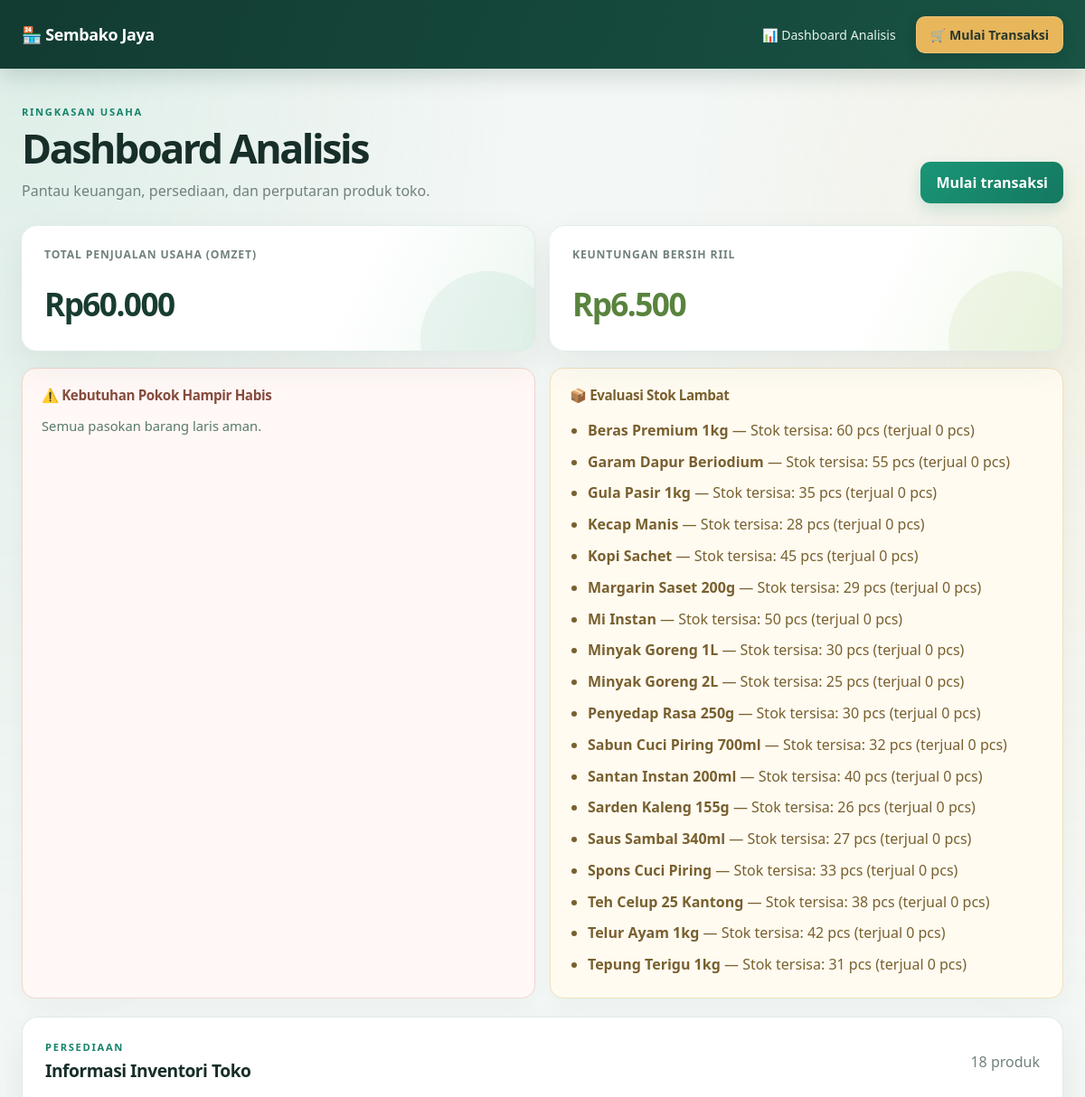
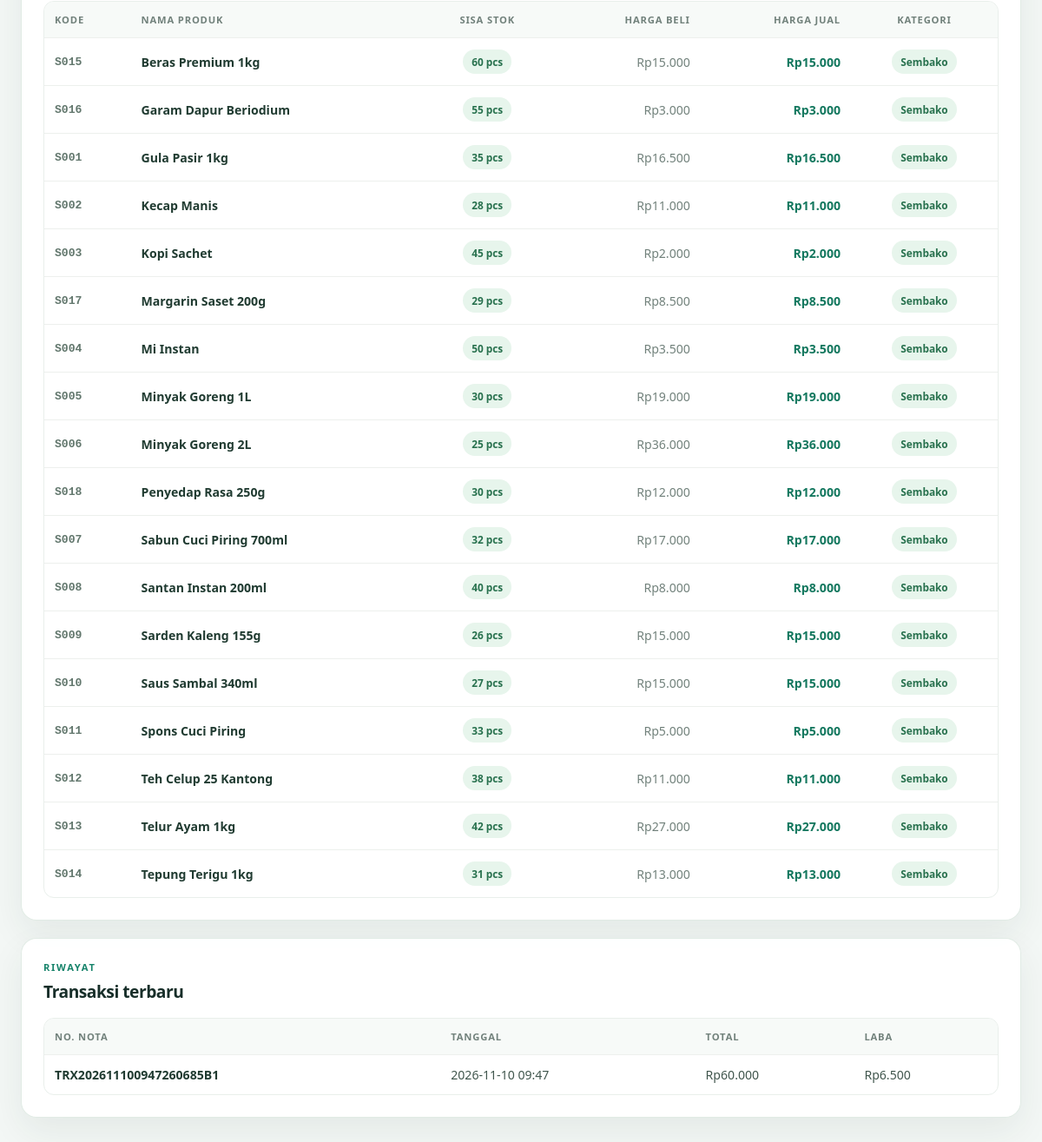
/dashboard, run on the app's committed database (2 pictures, top to bottom).
### tables this page shows
CREATE TABLE produk (
                kode TEXT PRIMARY KEY,
                nama TEXT NOT NULL,
                stok INTEGER NOT NULL CHECK (stok >= 0),
                min_stok INTEGER NOT NULL CHECK (min_stok >= 0),
                harga_beli REAL NOT NULL,
                harga_jual REAL NOT NULL,
                terjual INTEGER NOT NULL DEFAULT 0 CHECK (terjual >= 0),
                kategori TEXT NOT NULL
            );

CREATE TABLE transaksi (
                nota TEXT PRIMARY KEY,
                tanggal TEXT NOT NULL,
                total REAL NOT NULL,
                laba REAL NOT NULL,
                keranjang_json TEXT NOT NULL
            );

### toko_kelontong/app.py (the view)
@app.get("/dashboard")
def dashboard():
    conn = get_db_connection()
    try:
        produk_list = conn.execute("SELECT * FROM produk ORDER BY nama").fetchall()
        transaksi_list = conn.execute(
            "SELECT * FROM transaksi ORDER BY tanggal DESC, nota DESC"
        ).fetchall()
    finally:
        conn.close()
    stok_kritis = [product for product in produk_list if product["stok"] <= product["min_stok"]]
    dead_stock = [
        product for product in produk_list if product["terjual"] <= 5 and product["stok"] > 20
    ]
    return render_template(
        "index.html",
        barang=produk_list,
        stok_kritis=stok_kritis,
        dead_stock=dead_stock,
        total_omset=sum(trx["total"] for trx in transaksi_list),
        total_laba=sum(trx["laba"] for trx in transaksi_list),
        transaksi=transaksi_list,
    )

### toko_kelontong/app.py (called while the page is built)
def get_db_connection():
    os.makedirs(app.instance_path, exist_ok=True)
    conn = sqlite3.connect(app.config["DATABASE"], timeout=10)
    conn.row_factory = sqlite3.Row
    return conn

@app.template_filter("rupiah")
def rupiah(amount):
    return f"Rp{amount:,.0f}".replace(",", ".")

### toko_kelontong/templates/index.html (shortened to what this page needs)
{% extends "base.html" %}
{% block content %}
  <section class="section-heading">
    <div>
      <div class="eyebrow">Ringkasan usaha</div>
      <h1>Dashboard Analisis</h1>
      <p class="muted">Pantau keuangan, persediaan, dan perputaran produk toko.</p>
    </div>
    <a class="button" href="{{ url_for('kasir') }}">Mulai transaksi</a>
  </section>
  <section class="financial-grid" aria-label="Ringkasan keuangan">
    <article class="financial-card sales-card">
      <h2>Total Penjualan Usaha (Omzet)</h2>
      <p>{{ total_omset|rupiah }}</p>
    </article>
    <article class="financial-card profit-card">
      <h2>Keuntungan Bersih Riil</h2>
      <p>{{ total_laba|rupiah }}</p>
    </article>
  </section>
  <section class="alerts-grid" aria-label="Peringatan inventori">
    <article class="inventory-alert critical-alert">
      <h2>⚠️ Kebutuhan Pokok Hampir Habis</h2>
      {% if stok_kritis %}
        <ul>
          {% for p in stok_kritis %}
            <li><strong>{{ p.nama }}</strong> — Sisa di rak: <strong>{{ p.stok }}</strong> pcs (batas minimal: {{ p.min_stok }})</li>
          {% endfor %}
        </ul>
      {% else %}
        <p class="alert-empty">Semua pasokan barang laris aman.</p>
      {% endif %}
    </article>
    <article class="inventory-alert slow-alert">
      <h2>📦 Evaluasi Stok Lambat</h2>
      {% if dead_stock %}
        <ul>
          {% for p in dead_stock %}
            <li><strong>{{ p.nama }}</strong> — Stok tersisa: {{ p.stok }} pcs (terjual {{ p.terjual }} pcs)</li>
          {% endfor %}
        </ul>
      {% else %}
        <p class="alert-empty">Tidak ada modal menumpuk pada barang lambat.</p>
      {% endif %}
    </article>
  </section>
  <section class="panel inventory-panel">
    <div class="section-heading compact">
      <div>
        <div class="eyebrow">Persediaan</div>
        <h2>Informasi Inventori Toko</h2>
      </div>
      <span class="muted">{{ barang|length }} produk</span>
    </div>
    <div class="table-wrap">
      <table>
        <thead>
          <tr>
            <th>Kode</th>
            <th>Nama produk</th>
            <th class="text-center">Sisa stok</th>
            <th class="text-right">Harga beli</th>
            <th class="text-right">Harga jual</th>
            <th class="text-center">Kategori</th>
          </tr>
        </thead>
        <tbody>
          {% for p in barang %}
            <tr>
              <td class="product-code">{{ p.kode }}</td>
              <td><strong>{{ p.nama }}</strong></td>
              <td class="text-center">
                <span class="badge {{ 'warning' if p.stok <= p.min_stok else 'normal' }}">{{ p.stok }} pcs</span>
              </td>
              <td class="text-right muted">{{ p.harga_beli|rupiah }}</td>
              <td class="text-right price-cell">{{ p.harga_jual|rupiah }}</td>
              <td class="text-center">
                <span class="badge {{ 'normal' if p.kategori == 'Sembako' else 'kitchen-badge' if p.kategori == 'Kebutuhan Dapur' else 'spice-badge' if p.kategori == 'Bumbu Dapur' else 'food-badge' }}">{{ p.kategori }}</span>
              </td>
            </tr>
          {% else %}
            <tr><td colspan="6" class="muted">Belum ada produk di inventori.</td></tr>
          {% endfor %}
        </tbody>
      </table>
    </div>
  </section>
  <section class="panel transaction-panel">
    <div class="eyebrow">Riwayat</div>
    <h2>Transaksi terbaru</h2>
    <div class="table-wrap">
      <table>
        <thead><tr><th>No. nota</th><th>Tanggal</th><th>Total</th><th>Laba</th></tr></thead>
        <tbody>
          {% for trx in transaksi %}
            <tr>
              <td><strong>{{ trx.nota }}</strong></td>
              <td>{{ trx.tanggal }}</td>
              <td>{{ trx.total|rupiah }}</td>
              <td>{{ trx.laba|rupiah }}</td>
            </tr>
          {% else %}
            <tr><td colspan="4" class="muted">Belum ada transaksi penjualan.</td></tr>
          {% endfor %}
        </tbody>
      </table>
    </div>
  </section>
{% endblock %}

### toko_kelontong/templates/base.html (shortened to what this page needs)
<!doctype html>
<html lang="id">
<head>
</head>
<body>
  <header class="topbar no-print">
    <nav class="nav container" aria-label="Navigasi utama">
      <a class="brand" href="{{ url_for('dashboard') }}">🏪 Sembako Jaya</a>
      <div class="nav-links">
        <a href="{{ url_for('dashboard') }}">📊 Dashboard Analisis</a>
        <a class="nav-cta" href="{{ url_for('kasir') }}">🛒 Mulai Transaksi</a>
      </div>
    </nav>
  </header>
  <main class="container main-content">
    {% block content %}{% endblock %}
  </main>
</body>
</html>

### data on the page
produk: nama "Beras Premium 1kg", stok "60", terjual "0", kode "S015", harga_beli|rupiah "Rp15.000", harga_jual|rupiah "Rp15.000", kategori "Sembako"
produk: nama "Garam Dapur Beriodium", stok "55", terjual "0", kode "S016", harga_beli|rupiah "Rp3.000", harga_jual|rupiah "Rp3.000", kategori "Sembako"
produk: nama "Gula Pasir 1kg", stok "35", terjual "0", kode "S001", harga_beli|rupiah "Rp16.500", harga_jual|rupiah "Rp16.500", kategori "Sembako"
produk: nama "Kecap Manis", stok "28", terjual "0", kode "S002", harga_beli|rupiah "Rp11.000", harga_jual|rupiah "Rp11.000", kategori "Sembako"
produk: nama "Kopi Sachet", stok "45", terjual "0", kode "S003", harga_beli|rupiah "Rp2.000", harga_jual|rupiah "Rp2.000", kategori "Sembako"
produk: nama "Margarin Saset 200g", stok "29", terjual "0", kode "S017", harga_beli|rupiah "Rp8.500", harga_jual|rupiah "Rp8.500", kategori "Sembako"
produk: nama "Mi Instan", stok "50", terjual "0", kode "S004", harga_beli|rupiah "Rp3.500", harga_jual|rupiah "Rp3.500", kategori "Sembako"
produk: nama "Minyak Goreng 1L", stok "30", terjual "0", kode "S005", harga_beli|rupiah "Rp19.000", harga_jual|rupiah "Rp19.000", kategori "Sembako"
produk: nama "Minyak Goreng 2L", stok "25", terjual "0", kode "S006", harga_beli|rupiah "Rp36.000", harga_jual|rupiah "Rp36.000", kategori "Sembako"
produk: nama "Penyedap Rasa 250g", stok "30", terjual "0", kode "S018", harga_beli|rupiah "Rp12.000", harga_jual|rupiah "Rp12.000", kategori "Sembako"
produk: nama "Sabun Cuci Piring 700ml", stok "32", terjual "0", kode "S007", harga_beli|rupiah "Rp17.000", harga_jual|rupiah "Rp17.000", kategori "Sembako"
produk: nama "Santan Instan 200ml", stok "40", terjual "0", kode "S008", harga_beli|rupiah "Rp8.000", harga_jual|rupiah "Rp8.000", kategori "Sembako"
produk: nama "Sarden Kaleng 155g", stok "26", terjual "0", kode "S009", harga_beli|rupiah "Rp15.000", harga_jual|rupiah "Rp15.000", kategori "Sembako"
produk: nama "Saus Sambal 340ml", stok "27", terjual "0", kode "S010", harga_beli|rupiah "Rp15.000", harga_jual|rupiah "Rp15.000", kategori "Sembako"
produk: nama "Spons Cuci Piring", stok "33", terjual "0", kode "S011", harga_beli|rupiah "Rp5.000", harga_jual|rupiah "Rp5.000", kategori "Sembako"
produk: nama "Teh Celup 25 Kantong", stok "38", terjual "0", kode "S012", harga_beli|rupiah "Rp11.000", harga_jual|rupiah "Rp11.000", kategori "Sembako"
produk: nama "Telur Ayam 1kg", stok "42", terjual "0", kode "S013", harga_beli|rupiah "Rp27.000", harga_jual|rupiah "Rp27.000", kategori "Sembako"
produk: nama "Tepung Terigu 1kg", stok "31", terjual "0", kode "S014", harga_beli|rupiah "Rp13.000", harga_jual|rupiah "Rp13.000", kategori "Sembako"
transaksi: nota "TRX202611100947260685B1", tanggal "2026-11-10 09:47", total|rupiah "Rp60.000", laba|rupiah "Rp6.500"

### other printed values
{{ total_omset|rupiah }} "Rp60.000"
{{ total_laba|rupiah }} "Rp6.500"
{{ barang|length }} "18"
